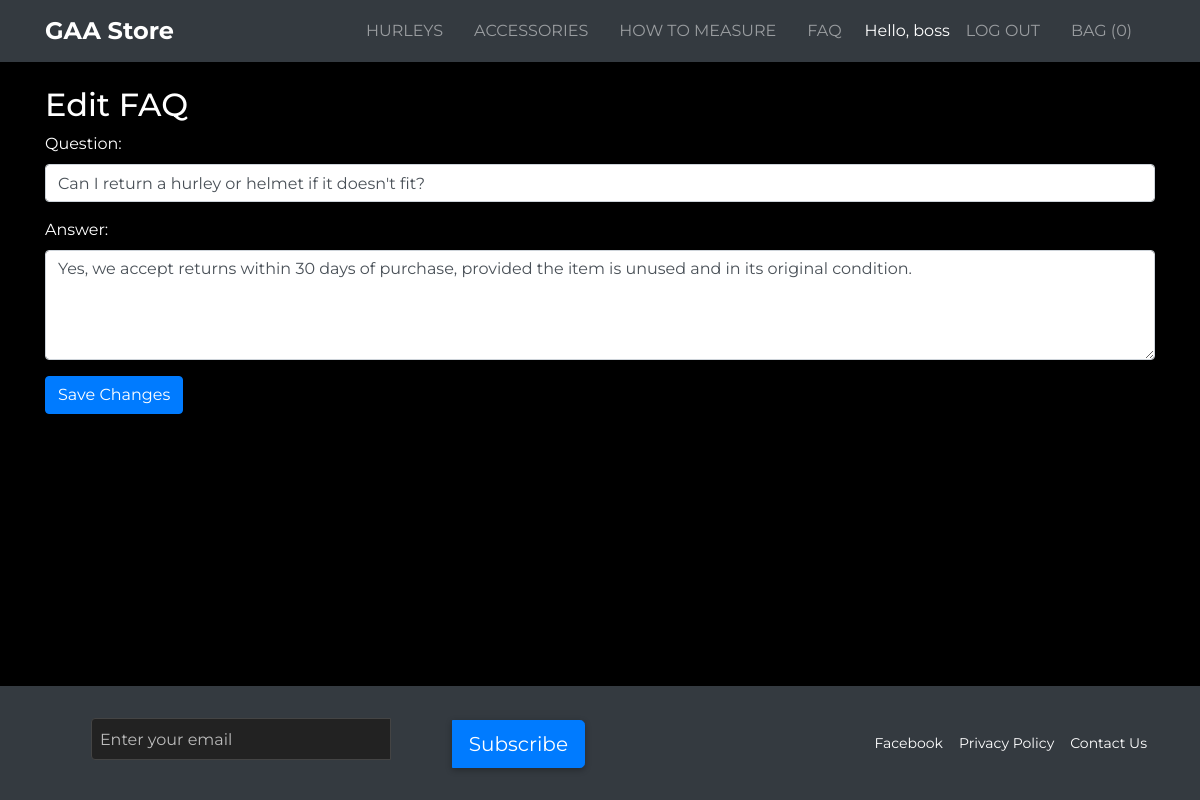
The app's page /faq/edit/1/ (signed in), older data.
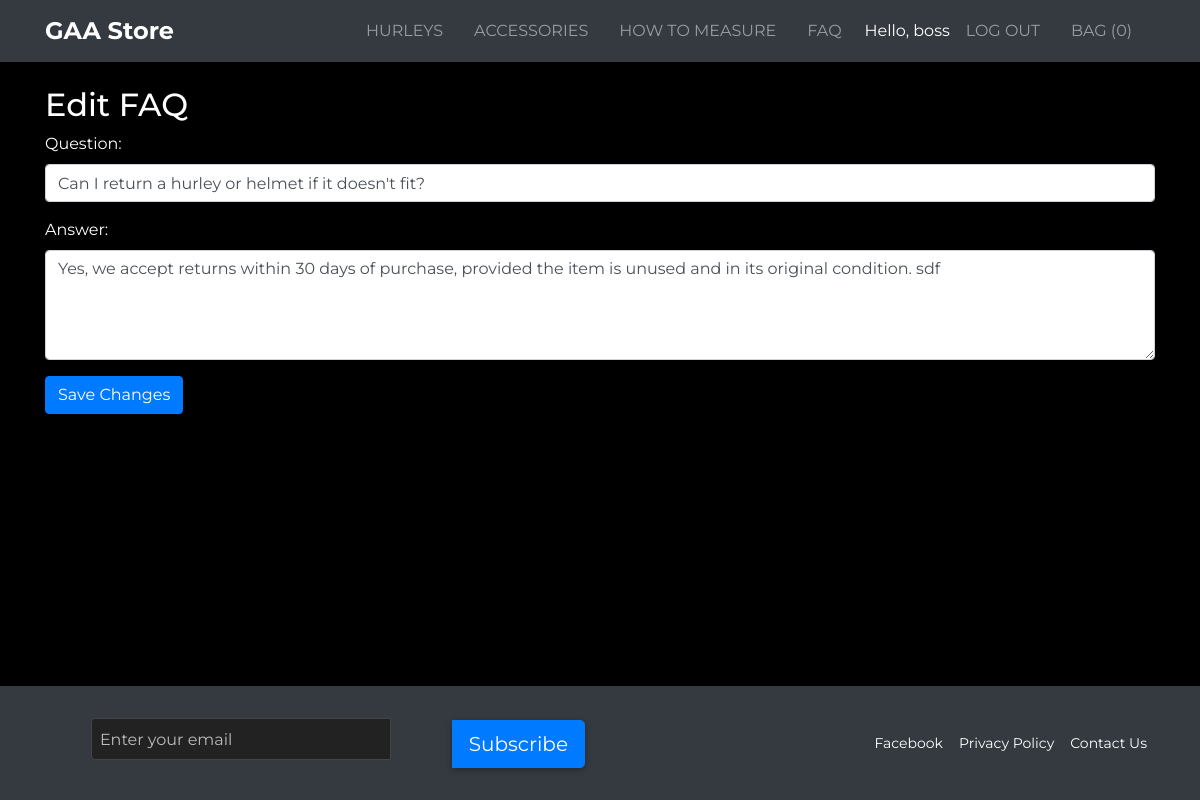
The same page, newer data.
### core/models.py (models this page shows, shortened)
class FAQ(models.Model):
    question = models.CharField(max_length=200)
    answer = models.TextField()
    sort_order = models.PositiveSmallIntegerField(
        default=0,
        help_text="Lower numbers appear first"
    )
    class Meta:
        ordering = ["sort_order", "question"]
        verbose_name = "FAQ"
        verbose_name_plural = "FAQs"

### core/views.py (the view)
# urls.py: path("edit/<int:pk>/", FaqUpdateView.as_view(), name="faq_edit"),
@method_decorator(login_required, name="dispatch")
@method_decorator(staff_member_required, name="dispatch")
class FaqUpdateView(UpdateView):
    model = FAQ
    form_class = FAQForm
    template_name = "core/faq_form.html"
    success_url = reverse_lazy("core:faq_list")

### core/forms.py
class FAQForm(forms.ModelForm):
    class Meta:
        model = FAQ
        fields = ['question', 'answer']
        widgets = {
            'question': forms.TextInput(attrs={'class': 'form-control'}),
            'answer': forms.Textarea(
                attrs={'class': 'form-control', 'rows': 4}),
        }

### bag/context_processors.py (called while the page is built, shortened)
def bag_contents(request):
    bag_items = []
    total = 0
    product_count = 0
    bag = request.session.get('bag', {})
    if total < settings.FREE_DELIVERY_THRESHOLD:
        delivery = total * Decimal(settings.STANDARD_DELIVERY_PERCENTAGE / 100)
        free_delivery_delta = settings.FREE_DELIVERY_THRESHOLD - total
    else:
        delivery = 0
        free_delivery_delta = 0
    grand_total = total + delivery
    return {
        'bag_items': bag_items,
        'total': total,
        'product_count': product_count,
        'delivery': delivery,
        'free_delivery_delta': free_delivery_delta,
        'free_delivery_threshold': settings.FREE_DELIVERY_THRESHOLD,
        'grand_total': grand_total,
    }

def bag_count(request):
    bag = request.session.get('bag', {})
    count = sum(item.get('quantity', 0) for item in bag.values())
    return {'bag_count': count}

### core/templates/core/faq_form.html (shortened to what this page needs)
{% extends "base.html" %}
{% load static %}
{% block extra_css %}
  <link rel="stylesheet" href="{% static 'core/css/faq.css' %}">
{% endblock %}
{% block content %}
  <div class="container mt-4">
    <h2>
      {% if object %} Edit FAQ {% else %} Add FAQ {% endif %}
    </h2>
    <form method="post" novalidate>
      {{ form.as_p }}
      <button type="submit" class="btn btn-primary">
        {% if object %} Save Changes {% else %} Create FAQ {% endif %}
      </button>
    </form>
  </div>
{% endblock %}

Row changes from the older to the newer data that the page shows:
changed FAQ "Can I return a hurley or helmet if it doesn't fit?": answer "Yes, we accept returns within 30 days of purchase, provided the item is unused and in its original condition." → "Yes, we accept returns within 30 days of purchase, provided the item is unused and in its original condition. sdf"
